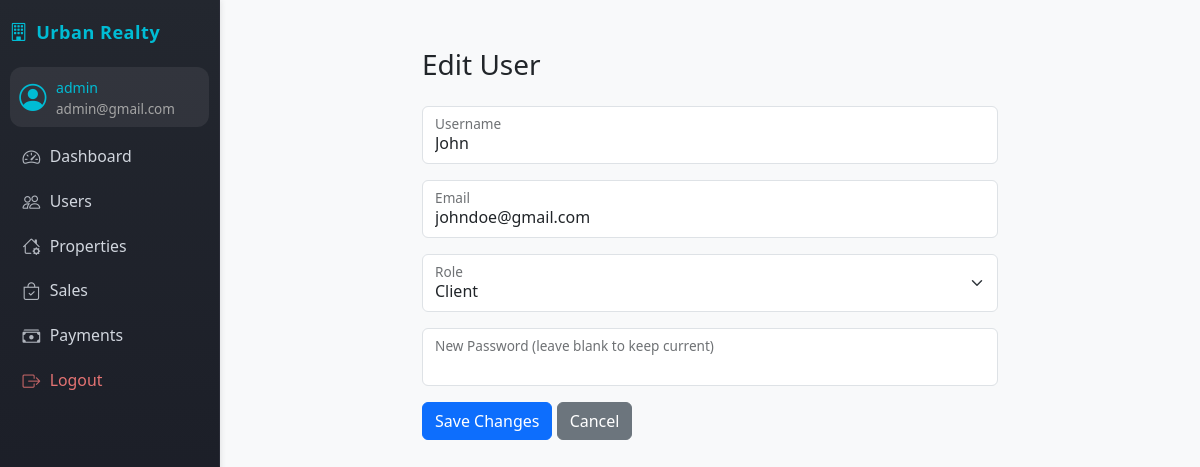
Page /users/edit_user.php?id=2 (signed in) on the committed database.
### tables this page shows
CREATE TABLE `users` (
  `id` int(11) NOT NULL AUTO_INCREMENT,
  `username` varchar(100) DEFAULT NULL,
  `password` varchar(255) DEFAULT NULL,
  `email` varchar(100) DEFAULT NULL,
  `role` enum('admin','agent','client') DEFAULT NULL,
  `created_at` datetime DEFAULT current_timestamp(),
  PRIMARY KEY (`id`),
  UNIQUE KEY `username` (`username`),
  UNIQUE KEY `email` (`email`)
);

### users/edit_user.php (the view, shortened to what this page needs)
<?php
require_once('../includes/db.php');
$id = intval($_GET['id']);
$result = $conn->query("SELECT * FROM users WHERE id = $id");
$user = $result->fetch_assoc();
?>
<!DOCTYPE html>
<html lang="en">
<head>
    <link rel="stylesheet" href="../assets/css/bootstrap.min.css">
</head>
<body class="bg-light">
    <?php include('../includes/sidebar.php'); ?>
<div class="container mt-5" style="max-width:600px;">
    <h3 class="mb-4">Edit User</h3>
    <form method="post">
        <div class="form-floating mb-3">
            <input type="text" name="username" value="<?=htmlspecialchars($user['username'])?>" class="form-control" id="floatingUsername" required>
            <label for="floatingUsername">Username</label>
        </div>
        <div class="form-floating mb-3">
            <input type="email" name="email" value="<?=htmlspecialchars($user['email'])?>" class="form-control" id="floatingEmail" required>
            <label for="floatingEmail">Email</label>
        </div>
        <div class="form-floating mb-3">
            <select name="role" class="form-select" id="floatingRole" required>
                <option value="client" <?=$user['role']=='client'?'selected':''?>>Client</option>
            </select>
            <label for="floatingRole">Role</label>
        </div>
        <div class="form-floating mb-3">
            <input type="password" name="password" class="form-control" id="floatingPassword">
            <label for="floatingPassword">New Password (leave blank to keep current)</label>
        </div>
        <button class="btn btn-primary" type="submit">Save Changes</button>
        <a href="manage_users.php" class="btn btn-secondary">Cancel</a>
    </form>
</div>
</body>
</html>

### includes/sidebar.php (shortened to what this page needs)
<?php
$role = $_SESSION['role'];
$user_id = $_SESSION['user_id'] ?? null;
$user_name = '';
$user_email = '';
if ($user_id) {
    $user_res = $conn->query("SELECT username,email FROM users WHERE id=$user_id");
    if ($user_res && $user_res->num_rows) {
        $u = $user_res->fetch_assoc();
        $user_name = htmlspecialchars($u['username']);
        $user_email = htmlspecialchars($u['email']);
    }
}
?>
<head>
    <link rel="stylesheet" href="https://cdn.jsdelivr.net/npm/bootstrap-icons@1.11.3/font/bootstrap-icons.min.css">
</head>
<nav class="sidebar">
    <div class="sidebar-brand">
        <i class="bi bi-building"></i> Urban Realty
    </div>
    <div class="user-mini-profile mb-2">
        <i class="bi bi-person-circle"></i>
        <div class="user-details">
            <span><?= $user_name ?: ucfirst($role) ?></span>
            <small style="color:#a5a5a5;font-size:0.95em;"><?= $user_email ?></small>
        </div>
    </div>
    <ul class="nav flex-column">
        <?php if($role=='admin'): ?>
            <li><a href="../dashboards/admin_dashboard.php" class="nav-link <?=strpos($_SERVER['PHP_SELF'],'admin_analytics.php')!==false?'active':''?>"><i class="bi bi-speedometer2"></i> Dashboard</a></li>
            <li><a href="../users/manage_users.php" class="nav-link <?=strpos($_SERVER['PHP_SELF'],'manage_users.php')!==false?'active':''?>"><i class="bi bi-people"></i> Users</a></li>
            <li><a href="../properties/manage_properties.php" class="nav-link <?=strpos($_SERVER['PHP_SELF'],'manage_properties.php')!==false?'active':''?>"><i class="bi bi-house-gear"></i> Properties</a></li>
            <li><a href="../sales/view_sales.php" class="nav-link <?=strpos($_SERVER['PHP_SELF'],'view_sales.php')!==false?'active':''?>"><i class="bi bi-bag-check"></i> Sales</a></li>
            <li><a href="../payments/view_payments.php" class="nav-link <?=strpos($_SERVER['PHP_SELF'],'view_payments.php')!==false?'active':''?>"><i class="bi bi-cash-stack"></i> Payments</a></li>
        <?php endif; ?>
        <li><a href="../auth/logout.php" class="nav-link text-danger"><i class="bi bi-box-arrow-right"></i> Logout</a></li>
    </ul>
</nav>

### includes/sidebar.php (style rules this page uses)
.sidebar { position: fixed; top: 0; left: 0; height: 100vh; width: 220px; background: linear-gradient(180deg,#23272f 0,#171923 100%); color: #fff; padding: 1.2rem 0.6rem 1rem 0.6rem; z-index: 1000; border-right: 1px solid #292b36; box-shadow: 1px 0 6px rgba(0,0,0,0.09); display: flex; flex-direction: column; font-size: 0.96rem; overflow-y: auto; min-height: 0; max-height: 100vh; }
.sidebar-brand { font-size: 1.13rem; font-weight: 600; letter-spacing: .5px; margin-bottom: 1.3rem; color: #00bcd4; display: flex; align-items:center; gap: 0.5rem; }
.sidebar .user-mini-profile { background: rgba(255,255,255,0.07); border-radius: .75rem; padding: .6rem .6rem .5rem .6rem; margin-bottom: 1.5rem; font-size: .89rem; display: flex; align-items: center; gap: 0.6rem; }
.sidebar .user-mini-profile .bi-person-circle { font-size: 1.7rem; color: #00bcd4; }
.sidebar .user-mini-profile .user-details span { display: block; color: #00bcd4; font-weight: 500; margin-bottom: 0; font-size: 0.99em; }
.sidebar .nav { flex: 1 1 auto; margin-bottom: 1.4rem; }
.sidebar .nav-link { color: #d1d6de; margin-bottom: .10rem; padding: .52rem 0.8rem; font-size: 0.99rem; border-radius: .6rem; display: flex; align-items: center; gap: .60rem; transition: background .14s, color .13s; font-weight: 500; }
.sidebar .nav-link .bi { font-size: 1.12em; opacity: 0.82; }
.sidebar .nav-link.text-danger { color: #e57373 !important; }
body { margin-left: 220px !important; }

### rows in the picture
users: username "admin", email "admin@gmail.com"
users: username "John", email "johndoe@gmail.com", role "Client"
